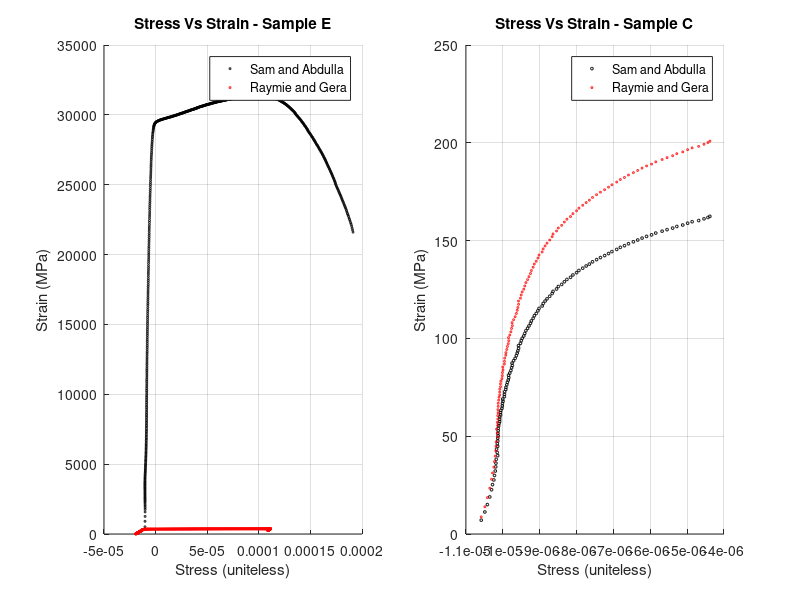

The MATLAB script that drew this image:
%% TensileLab: ASEN 1022-100: Materials Sci Aerospace

% This script will analyze, and measure the failure loads and locations of
% test specimens made from two types of Aluminum alloys. Part of a class
% lab expierment.
%
%
% Done by: Geraldine Fuentes, Raymie Fotherby, Sam Hartman, and Abdulla AlAmeri.
%
%

%% Prepare the data

clear
clc
close all


load('Group4_Brittle.mat') % Importing data.
load('Group4_Ductile.mat') %Importing data


%________________________
% FORCE, ELONGATION, AND AREA

ForceC_SA = ForceC_SA .* ( 4.4482216 ); % Convert from Pound-force to Newton
ForceE_SA = ForceE_SA .* ( 4.4482216 ); % Convert from Pound-force to Newton
ForceC_RG = ForceC_RG .* ( 4.4482216 ); % Convert from Pound-force to Newton
ForceE_RG = ForceE_RG .* ( 4.4482216 ); % Convert from Pound-force to Newton


ElongationC_SA = ElongationC_SA .* (0.0254); %  Convert from inch to m.
ElongationE_SA = ElongationE_SA .* (0.0254); %  Convert from inch to m.
ElongationC_RG = ElongationC_RG .* (0.0254); %  Convert from inch to m.
ElongationE_RG = ElongationE_RG .* (0.0254); %  Convert from inch to m.


ThicknessSA_C = ThicknessSA_C * (0.0254); % Convert from inch to m.
ThicknessSA_E = ThicknessSA_C * (0.0254); % Convert from inch to m.
%Raymie and Gera data already in meters.


WidthSA_C = WidthSA_C * (0.0254); % Convert from inch to m.
WidthSA_E = WidthSA_E * (0.0254); % Convert from inch to m.
%Raymie and Gera data already in meters.


Area_SA_C = ThicknessSA_C * WidthSA_C ; % Calculating the estimated cross sectional area
Area_SA_E = ThicknessSA_E * WidthSA_E ; % Calculating the estimated cross sectional area
Area_RG_C = ThicknessRG_C * WidthRG_C ; % Calculating the estimated cross sectional area
Area_RG_E = ThicknessRG_E * WidthRG_E ; % Calculating the estimated cross sectional area

%________________________
% Stress and Strain


Stress_SA_C = (ForceC_SA ./ Area_SA_C) .* (10^(-6)) ; % Calculating stress ( Force / Area ) and convert to MPa.
Stress_SA_E = (ForceE_SA ./ Area_SA_E) .* (10^(-6)) ; % Calculating stress ( Force / Area ) and convert to MPa.
Stress_RG_E = (ForceE_RG ./ Area_RG_E) .* (10^(-6)) ; % Calculating stress ( Force / Area ) and convert to MPa.
Stress_RG_C = (ForceC_RG ./ Area_RG_C) .* (10^(-6)) ; % Calculating stress ( Force / Area ) and convert to MPa.


Strain_SA_C = ElongationC_SA .* 0.0635 ; % Calculating Strain ( Elongation / length )
Strain_SA_E = ElongationE_SA .* 0.0635 ; % Calculating Strain ( Elongation / length )
Strain_RG_E = ElongationE_RG .* 0.0635 ; % Calculating Strain ( Elongation / length )
Strain_RG_C = ElongationC_RG .* 0.0635 ; % Calculating Strain ( Elongation / length )


%% Elminating the data that caues noise

%Elminate negative stress and related strain.

indi = find(Stress_SA_E<0);
Strain_SA_E(indi) = [];
Stress_SA_E(indi) = [];

indi = find(Stress_SA_C<0);
Strain_SA_C(indi) = [];
Stress_SA_C(indi) = [];

indi = find(Stress_RG_E<0);
Strain_RG_E(indi) = [];
Stress_RG_E(indi) = [];

indi = find(Stress_RG_C<0);
Strain_RG_C(indi) = [];
Stress_RG_C(indi) = [];


%% Plotting.

close all

subplot(1,2,1)
scatter(Strain_SA_E,Stress_SA_E,2,'k')
hold on
scatter(Strain_RG_E,Stress_RG_E,2,'r')
grid
xlabel('Stress (uniteless)')
ylabel('Strain (MPa)')
title ('Stress Vs Strain - Sample E')
legend('Sam and Abdulla','Raymie and Gera')

subplot(1,2,2)

scatter(Strain_SA_C,Stress_SA_C,4,'k')
hold on
scatter(Strain_RG_C,Stress_RG_C,2,'r')
legend('Sam and Abdulla','Raymie and Gera')
grid
xlabel('Stress (uniteless)')
ylabel('Strain (MPa)')
title ('Stress Vs Strain - Sample C')

%% Analyze: Young's mouduls, ultimate tensile strength, and breaking point.
